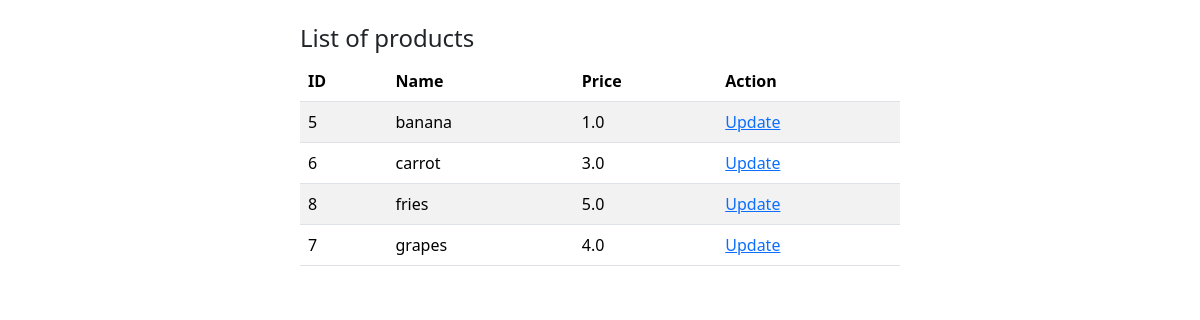
The page /product/list/ on the database as committed earlier.
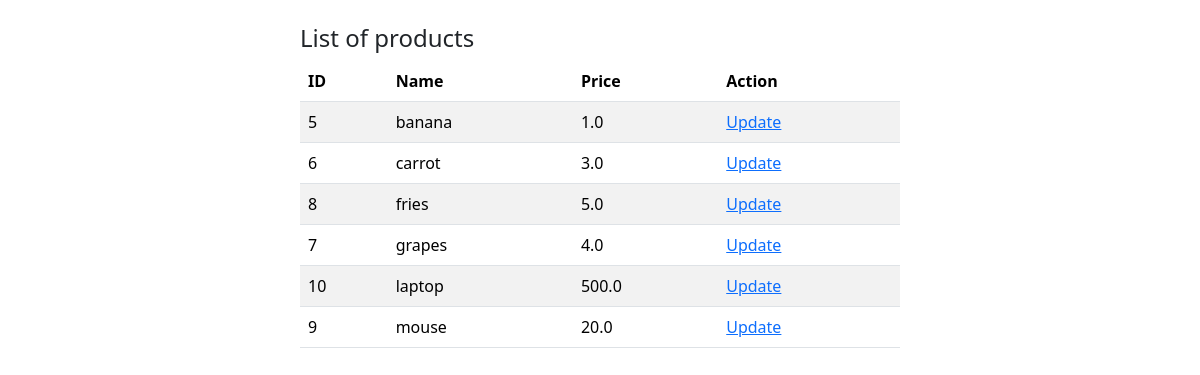
The same page on the database as committed later.
### store/models.py (models this page shows, shortened)
class Product(models.Model):
  name = models.CharField(max_length=200, unique=True, null=False, help_text="Enter a product")
  price = models.FloatField(null=False, blank=False, default=0.0, validators=[MinValueValidator(0.0)], help_text="Price of the product")
  class Meta:
    ordering = ['name']

### store/views.py (the view)
# urls.py: path('product/list/', views.ProductListView.as_view(), name='product-list'),
class ProductListView(generic.ListView):
  model = Product
  queryset = Product.objects.all()
  context_object_name = 'product_list'
  template_name = 'product_list.html'

### store/templates/product_list.html (shortened to what this page needs)
{% extends "master.html" %}
{% block content %}
<div class="d-flex justify-content-center g-2 mt-4">
  <div class="col-6">
    <h4>List of products</h4>
    <table class="table table-striped ">
      <thead>
        <tr>
          <th scope="col">ID</th>
          <th scope="col">Name</th>
          <th scope="col">Price</th>
          <th scope="col">Action</th>
        </tr>
      </thead>
      <tbody>
        {% for product in product_list %}
          <tr class="">
            <td>{{ product.id }}</td>
            <td>{{ product.name }}</td>
            <td>{{ product.price }}</td>
            <td>
              <a href="{% url "product-update" product.pk %}">Update</a>
            </td>
          </tr>
        {% endfor %}
      </tbody>
    </table>
  </div>
</div>
{% endblock %}

### store/templates/master.html (shortened to what this page needs)
<!DOCTYPE html>
<html lang="en">
  <head>
    <link
      href="https://cdn.jsdelivr.net/npm/bootstrap@5.3.2/dist/css/bootstrap.min.css"
      rel="stylesheet"
    />
  </head>
  <body>
    {% block content %} {% endblock %}
  </body>
</html>

Rows that differ between the two databases and show on the page:
added Product: id "10", name "laptop", price "500.0"
added Product: id "9", name "mouse", price "20.0"
